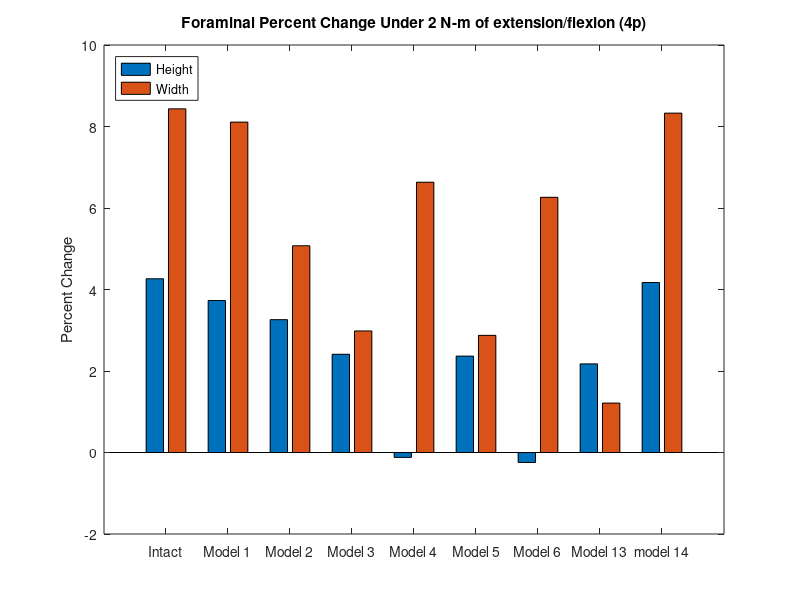
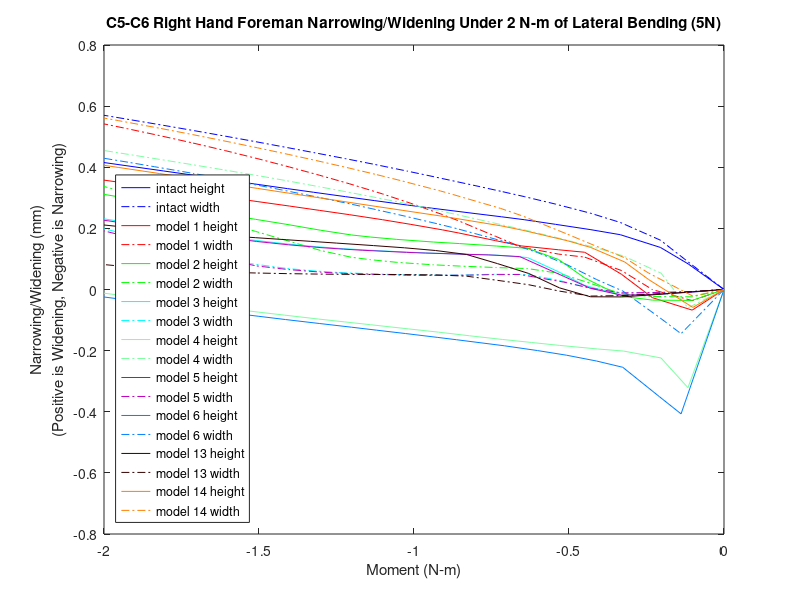

These figures' MATLAB source, in order:
%% foreman height and witdth narrowing/widening 
% for all models for the c5-c6 right hand side foreman under lateral bending (5n)
% 40182, 62515, 45870, 65935
k=21;

mag15y=[0 0 0 0 0 0 0 0 0 0 0 0 0 0 0 0 0 0 0 0 0];
mag15x=[0 0 0 0 0 0 0 0 0 0 0 0 0 0 0 0 0 0 0 0 0];
width15=[0 0 0 0 0 0 0 0 0 0 0 0 0 0 0 0 0 0 0 0 0];
height15=[0 0 0 0 0 0 0 0 0 0 0 0 0 0 0 0 0 0 0 0 0];

mag14y=[0 0 0 0 0 0 0 0 0 0 0 0 0 0 0 0 0 0 0 0 0];
mag14x=[0 0 0 0 0 0 0 0 0 0 0 0 0 0 0 0 0 0 0 0 0];
width14=[0 0 0 0 0 0 0 0 0 0 0 0 0 0 0 0 0 0 0 0 0];
height14=[0 0 0 0 0 0 0 0 0 0 0 0 0 0 0 0 0 0 0 0 0];

mag13y=[0 0 0 0 0 0 0 0 0 0 0 0 0 0 0 0 0 0 0 0 0];
mag13x=[0 0 0 0 0 0 0 0 0 0 0 0 0 0 0 0 0 0 0 0 0];
width13=[0 0 0 0 0 0 0 0 0 0 0 0 0 0 0 0 0 0 0 0 0];
height13=[0 0 0 0 0 0 0 0 0 0 0 0 0 0 0 0 0 0 0 0 0];

mag6y=[0 0 0 0 0 0 0 0 0 0 0 0 0 0 0 0 0 0 0 0 0];
mag6x=[0 0 0 0 0 0 0 0 0 0 0 0 0 0 0 0 0 0 0 0 0];
width6=[0 0 0 0 0 0 0 0 0 0 0 0 0 0 0 0 0 0 0 0 0];
height6=[0 0 0 0 0 0 0 0 0 0 0 0 0 0 0 0 0 0 0 0 0];

mag5y=[0 0 0 0 0 0 0 0 0 0 0 0 0 0 0 0 0 0 0 0 0];
mag5x=[0 0 0 0 0 0 0 0 0 0 0 0 0 0 0 0 0 0 0 0 0];
width5=[0 0 0 0 0 0 0 0 0 0 0 0 0 0 0 0 0 0 0 0 0];
height5=[0 0 0 0 0 0 0 0 0 0 0 0 0 0 0 0 0 0 0 0 0];

mag4y=[0 0 0 0 0 0 0 0 0 0 0 0 0 0 0 0 0 0 0 0 0];
mag4x=[0 0 0 0 0 0 0 0 0 0 0 0 0 0 0 0 0 0 0 0 0];
width4=[0 0 0 0 0 0 0 0 0 0 0 0 0 0 0 0 0 0 0 0 0];
height4=[0 0 0 0 0 0 0 0 0 0 0 0 0 0 0 0 0 0 0 0 0];

mag3y=[0 0 0 0 0 0 0 0 0 0 0 0 0 0 0 0 0 0 0 0 0];
mag3x=[0 0 0 0 0 0 0 0 0 0 0 0 0 0 0 0 0 0 0 0 0];
width3=[0 0 0 0 0 0 0 0 0 0 0 0 0 0 0 0 0 0 0 0 0];
height3=[0 0 0 0 0 0 0 0 0 0 0 0 0 0 0 0 0 0 0 0 0];


mag2y=[0 0 0 0 0 0 0 0 0 0 0 0 0 0 0 0 0 0 0 0 0];
mag2x=[0 0 0 0 0 0 0 0 0 0 0 0 0 0 0 0 0 0 0 0 0];
width2=[0 0 0 0 0 0 0 0 0 0 0 0 0 0 0 0 0 0 0 0 0];
height2=[0 0 0 0 0 0 0 0 0 0 0 0 0 0 0 0 0 0 0 0 0];

mag1y=[0 0 0 0 0 0 0 0 0 0 0 0 0 0 0 0 0 0 0 0 0];
mag1x=[0 0 0 0 0 0 0 0 0 0 0 0 0 0 0 0 0 0 0 0 0];
width1=[0 0 0 0 0 0 0 0 0 0 0 0 0 0 0 0 0 0 0 0 0];
height1=[0 0 0 0 0 0 0 0 0 0 0 0 0 0 0 0 0 0 0 0 0];

%% model15_intact_TLC_4p
t15=[2 2.0575 2.1025 2.16719 2.21465 2.2716 2.32233 2.35879 2.40155 2.47973 2.51017 2.56326 2.61022 2.66193 2.70424 2.75779 2.80445 2.8546 2.90442 2.95797 3 ];

% 40182U
aa1=-13.5191+[0.0410311 0.103442 0.128046 0.132504 0.135552 0.149147 0.162742 0.172195 0.181531 0.195734 0.200997 0.209348 0.21609 0.222754 0.228062 0.235643 0.242992 0.25069 0.258003 0.26557 0.271293];
aa2=447.04+[0.066796 -0.353788 -0.715095 -1.132 -1.3629 -1.6092 -1.8181 -1.96426 -2.13356 -2.43677 -2.55253 -2.75037 -2.92021 -3.10293 -3.24917 -3.43023 -3.58506 -3.74774 -3.90615 -4.07275 -4.201 ];
aa3=-720.839+[-0.475935 -0.397661 -0.366578 -0.371601 -0.388191 -0.405457 -0.421653 -0.43529 -0.453238 -0.487509 -0.500954 -0.524389 -0.545123 -0.568208 -0.587142 -0.611008 -0.631743 -0.65418 -0.676764 -0.701128 -0.720201];

% 62515L
ab1=-13.5397+[0.000417619 0.0288297 0.0426488 0.0450975 0.0456613 0.0516774 0.0577948 0.0621959 0.0660901 0.0711721 0.0730455 0.0757582 0.0777292 0.0796004 0.0810064 0.0831867 0.085519 0.0879724 0.0903246 0.0926317 0.0943311 ];
ab2=448.593+[-0.00992337 -0.174437 -0.311945 -0.495064 -0.59982 -0.713044 -0.809689 -0.877518 -0.956078 -1.09702 -1.15093 -1.24301 -1.32206 -1.40723 -1.47536 -1.55973 -1.6323 -1.7087 -1.78312 -1.86151 -1.92186 ];
ab3=-730.72+[-0.225741 -0.189195 -0.170502 -0.168104 -0.172133 -0.174524 -0.177193 -0.179408 -0.18299 -0.190153 -0.192988 -0.198296 -0.203083 -0.208564 -0.213097 -0.218866 -0.2239 -0.22945 -0.234976 -0.240909 -0.245546 ];

% 45870
ac1=-9.75965+[0.0324269 0.0869497 0.108666 0.109726 0.110192 0.120169 0.130628 0.137965 0.144979 0.155623 0.15961 0.165612 0.170309 0.174728 0.178239 0.183538 0.188905 0.194569 0.199945 0.20555 0.209804 ];
ac2=445.175+[0.0393531 -0.311935 -0.614641 -0.968856 -1.1668 -1.37565 -1.55171 -1.67453 -1.8164 -2.06893 -2.16497 -2.32883 -2.46916 -2.61995 -2.74044 -2.88921 -3.01618 -3.14934 -3.27874 -3.41455 -3.51895];
ac3=-723.489+[-0.468554 -0.449119 -0.460132 -0.508654 -0.548397 -0.592191 -0.63099 -0.660202 -0.695893 -0.761073 -0.786085 -0.829225 -0.866676 -0.907446 -0.940313 -0.98128 -1.01644 -1.05372 -1.09047 -1.1294 -1.15944 ];

% 65935R
ad1=-14.8651+[0.0345664 0.0730234 0.0900496 0.0917563 0.0922849 0.101064 0.109923 0.116239 0.122048 0.130031 0.132954 0.137372 0.14077 0.144083 0.14661 0.150407 0.15425 0.158247 0.162032 0.165775 0.168518 ];
ad2=449.401+[0.00216238 -0.215672 -0.399697 -0.645948 -0.786688 -0.938649 -1.06887 -1.16031 -1.26643 -1.45689 -1.52972 -1.65433 -1.76153 -1.87706 -1.96951 -2.08403 -2.1825 -2.2862 -2.38722 -2.49362 -2.57553];
ad3=-725.184+[-0.219724 -0.173067 -0.147307 -0.137183 -0.137067 -0.134607 -0.133215 -0.132697 -0.133292 -0.135556 -0.136652 -0.139141 -0.141655 -0.144866 -0.147706 -0.151476 -0.154894 -0.158882 -0.163031 -0.167667 -0.171413];

ya1=aa1-ab1;
ya2=aa2-ab2;
ya3=aa3-ab3;
xa1=ad1-ac1;
xa2=ad2-ac2;
xa3=ad3-ac3;
x15=[xa1',xa2',xa3'];
y15=[ya1',ya2',ya3'];

for n=1:k
    mag15x(n)=sqrt(x15(n,1)^2+x15(n,2)^2+x15(n,3)^2);
end
for n=1:k
    mag15y(n)=sqrt(y15(n,1)^2+y15(n,2)^2+y15(n,3)^2);
end
for n=1:k
    width15(n)=mag15x(1,1)-mag15x(1,n);
end
for n=1:k
    height15(n)=mag15y(1,1)-mag15y(1,n);
end

%% model1_slideslide_tether/S2_4p
t1=[2 2.05126 2.11533 2.16533 2.2247 2.26689 2.32627 2.36846 2.42783 2.4542 2.50615 2.55076 2.60453 2.65273 2.70062 2.75176 2.80444 2.85837 2.91342 2.96196 3];
% 40182U
ae1=-13.5191+[-0.256354 -0.239411 -0.206278 -0.172415 -0.12579 -0.083513 -0.0308849 -0.00427845 0.0289597 0.0425099 0.0667343 0.0860921 0.108798 0.126735 0.142498 0.157219 0.170172 0.182072 0.193211 0.202641 0.209668];
ae2=447.04+[0.598699 0.426355 0.387711 0.241018 0.0114823 -0.233587 -0.625596 -0.892169 -1.24172 -1.38866 -1.66648 -1.89216 -2.15484 -2.38292 -2.60254 -2.82902 -3.05457 -3.27692 -3.49411 -3.6792 -3.81967 ];
ae3=-720.839+[-0.786172 -0.945656 -0.915588 -0.846964 -0.765284 -0.731267 -0.694596 -0.688336 -0.695448 -0.702012 -0.719361 -0.736779 -0.759458 -0.781741 -0.804856 -0.831487 -0.86048 -0.890845 -0.921721 -0.948685 -0.969516];
% 62515L
af1=-13.5397+[-0.143816 -0.147571 -0.130356 -0.115994 -0.0964654 -0.0710675 -0.0455335 -0.0345393 -0.0208981 -0.0154093 -0.00493098 0.00379596 0.0145412 0.0229661 0.0301012 0.0366768 0.0420295 0.0467537 0.051173 0.0549478 0.0577216];
af2=448.593+[0.352057 0.24398 0.276096 0.263817 0.176067 0.038851 -0.184827 -0.312771 -0.474629 -0.542894 -0.672369 -0.777409 -0.901181 -1.00975 -1.11439 -1.22226 -1.3301 -1.4366 -1.54093 -1.63012 -1.6981 ];
af3=-730.72+[-0.413777 -0.496221 -0.496778 -0.484505 -0.451588 -0.405816 -0.348154 -0.32959 -0.318413 -0.315921 -0.313359 -0.312902 -0.312466 -0.312943 -0.314116 -0.316701 -0.320995 -0.325988 -0.331461 -0.336389 -0.340285];
% 45870
ag1=-9.75965+[-0.240195 -0.230542 -0.200404 -0.170491 -0.130409 -0.0918666 -0.0425626 -0.0183674 0.0102586 0.0217032 0.0417192 0.0572858 0.0756614 0.0901233 0.102554 0.113931 0.12359 0.132319 0.140456 0.147477 0.152786];
ag2=445.175+[0.513202 0.376698 0.36564 0.263555 0.0887322 -0.119583 -0.453406 -0.679446 -0.976114 -1.1007 -1.33626 -1.52746 -1.74958 -1.94193 -2.12676 -2.31679 -2.50554 -2.691 -2.87159 -3.02504 -3.14118];
ag3=-723.489+[-0.700086 -0.897319 -0.891991 -0.860318 -0.824727 -0.819795 -0.824012 -0.845289 -0.889007 -0.910814 -0.956611 -0.99704 -1.04587 -1.09011 -1.13398 -1.18158 -1.23106 -1.28121 -1.331 -1.37365 -1.40611];
% 65935R
ah1=-14.8651+[-0.164024 -0.156795 -0.131656 -0.11096 -0.0829937 -0.0499513 -0.0183188 -0.00426146 0.0142204 0.0216135 0.0360805 0.0482926 0.0631939 0.0750542 0.085308 0.0947684 0.102724 0.109982 0.116764 0.122454 0.126613 ];
ah2=449.401+[0.449237 0.292584 0.331365 0.312279 0.193565 0.0090546 -0.289596 -0.459738 -0.674932 -0.766065 -0.93892 -1.07924 -1.24453 -1.38953 -1.52948 -1.67382 -1.81831 -1.96133 -2.10151 -2.2213 -2.31258];
ah3=-725.184+[-0.434067 -0.506205 -0.505801 -0.490841 -0.451061 -0.396505 -0.327207 -0.302692 -0.284276 -0.278882 -0.270994 -0.266404 -0.261382 -0.258144 -0.255997 -0.255462 -0.256931 -0.259363 -0.262584 -0.265794 -0.268511 ];

xb1=ah1-ag1;
xb2=ah2-ag2;
xb3=ah3-ag3;
yb1=ae1-af1;
yb2=ae2-af2;
yb3=ae3-af3;
y1=[yb1',yb2',yb3'];
x1=[xb1',xb2',xb3'];

for n=1:k
    mag1x(n)=sqrt(x1(n,1)^2+x1(n,2)^2+x1(n,3)^2);
end
for n=1:k
    mag1y(n)=sqrt(y1(n,1)^2+y1(n,2)^2+y1(n,3)^2);
end
for n=1:k
    height1(n)=mag1y(1,1)-mag1y(1,n);
end
for n=1:k
    width1(n)=mag1x(1,1)-mag1x(1,n);
end
%% model2_SlideSlide_NoTether/S2_4p
t2=[2 2.05126 2.11533 2.16533 2.2247 2.26689 2.31689 2.36689 2.42627 2.46846 2.52783 2.57002 2.60127 2.65098 2.70667 2.75577 2.81523 2.85038 2.90628 2.96349 3];
% 40182U
ai1=-13.5191+[-0.218725 -0.221254 -0.222604 -0.224213 -0.216864 -0.210677 -0.194192 -0.173027 -0.147645 -0.127716 -0.0996831 -0.0812957 -0.06781 -0.0456062 -0.0198396 0.00312997 0.0305659 0.0462067 0.0696609 0.0913814 0.104043];
ai2= 447.04+[0.645159 0.608444 0.650959 0.713663 0.729799 0.719275 0.658774 0.541162 0.365468 0.214076 -0.0199752 -0.20732 -0.350362 -0.579929 -0.828272 -1.04717 -1.31408 -1.47263 -1.72541 -1.98377 -2.14879];
ai3=-720.839+[-0.863984 -0.950442 -0.978805 -0.988901 -0.955203 -0.912066 -0.876148 -0.854373 -0.826094 -0.802783 -0.768548 -0.746372 -0.731343 -0.716043 -0.712804 -0.715844 -0.723568 -0.72964 -0.742041 -0.75795 -0.769774 ];
% 62515L
aj1=-13.5397+[-0.131943 -0.137426 -0.137372 -0.13624 -0.132126 -0.132149 -0.125204 -0.114608 -0.102415 -0.092828 -0.0816711 -0.0748979 -0.0690228 -0.0580304 -0.046117 -0.0355964 -0.0230718 -0.0160325 -0.0055438 0.00391761 0.00928369];
aj2=448.593+[0.342167 0.317668 0.367649 0.436111 0.515436 0.551067 0.543858 0.484092 0.390922 0.30919 0.180583 0.0772282 0.00033165 -0.113243 -0.22617 -0.325606 -0.446764 -0.519151 -0.635529 -0.755925 -0.833969];
aj3=-730.72+[-0.44604 -0.494961 -0.523259 -0.545092 -0.563333 -0.574555 -0.567861 -0.544841 -0.511427 -0.481535 -0.437357 -0.407165 -0.386199 -0.362799 -0.349862 -0.341512 -0.33331 -0.329155 -0.323854 -0.319874 -0.318343];
% 45870
ak1=-9.75965+[-0.206648 -0.211863 -0.213984 -0.215492 -0.209093 -0.205598 -0.190274 -0.169882 -0.14609 -0.127383 -0.100908 -0.0833631 -0.0708702 -0.0513159 -0.0293792 -0.009951 0.0131782 0.0262984 0.0457921 0.0633898 0.073463];
ak2=445.175+[0.556323 0.533101 0.584598 0.654208 0.697962 0.712144 0.68112 0.590725 0.450209 0.327089 0.135648 -0.0190972 -0.13816 -0.331072 -0.539691 -0.723681 -0.948106 -1.08147 -1.29425 -1.51187 -1.65099];
ak3=-723.489+[-0.781326 -0.882136 -0.918683 -0.93401 -0.921846 -0.90032 -0.886723 -0.884764 -0.882272 -0.879099 -0.873996 -0.872995 -0.873707 -0.883426 -0.907789 -0.934635 -0.970485 -0.992767 -1.03023 -1.07099 -1.09818];
% 65935R
al1=-14.8651+[-0.143446 -0.146487 -0.145323 -0.144083 -0.13832 -0.1381 -0.127842 -0.113044 -0.0972083 -0.0852021 -0.0712575 -0.0631437 -0.0553099 -0.0401405 -0.0236479 -0.00912829 0.00815321 0.0179124 0.0325732 0.0459273 0.0535376];
al2=449.401+[0.432765 0.39151 0.450862 0.53552 0.632875 0.675002 0.660717 0.577364 0.447202 0.332744 0.153426 0.0111687 -0.0934113 -0.245725 -0.397775 -0.532075 -0.695509 -0.792995 -0.949428 -1.11092 -1.21526];
al3=-725.184+[-0.463213 -0.508891 -0.53839 -0.562783 -0.583523 -0.595724 -0.586913 -0.558842 -0.518497 -0.482904 -0.430529 -0.394572 -0.36945 -0.340166 -0.321505 -0.308314 -0.29457 -0.287307 -0.277327 -0.268943 -0.26481 ];

xc1=al1-ak1;
xc2=al2-ak2;
xc3=al3-ak3;
yd1=ai1-aj1;
yd2=ai2-aj2;
yd3=ai3-aj3;
y2=[yd1',yd2',yd3'];
x2=[xc1',xc2',xc3'];

for n=1:k
    mag2x(n)=sqrt(x2(n,1)^2+x2(n,2)^2+x2(n,3)^2);
end
for n=1:k
    mag2y(n)=sqrt(y2(n,1)^2+y2(n,2)^2+y2(n,3)^2);
end
for n=1:k
    height2(n)=mag2y(1,1)-mag2y(1,n);
end
for n=1:k
    width2(n)=mag2x(1,1)-mag2x(1,n);
end

%% model3_APSlide_Tether/S2_4p
t3=[2 2.05126 2.11533 2.16533 2.2247 2.26689 2.31689 2.36689 2.42627 2.45263 2.51196 2.57134 2.62143 2.65745 2.70443 2.7639 2.80111 2.85094 2.90531 2.96081 3];
% 40182U
am1=-13.5191+[-0.110556 -0.108662 -0.111165 -0.117466 -0.11838 -0.115254 -0.107594 -0.09544 -0.0794291 -0.0723314 -0.055643 -0.0391779 -0.0262474 -0.0178611 -0.0068482 0.00924188 0.0203663 0.0357993 0.052991 0.0703882 0.0824023];
am2=447.04+[0.266464 0.273517 0.361022 0.464253 0.552408 0.591561 0.614775 0.583082 0.506265 0.459911 0.329559 0.175013 0.0254807 -0.0903789 -0.251391 -0.466874 -0.603588 -0.787217 -0.990552 -1.20246 -1.3545];
am3=-720.839+[-0.802588 -0.81909 -0.850022 -0.876062 -0.872238 -0.84852 -0.818652 -0.808421 -0.795942 -0.788813 -0.769571 -0.747981 -0.728461 -0.713738 -0.696702 -0.682729 -0.68008 -0.680698 -0.684587 -0.691215 -0.697081 ];
% 62515L
an1=-13.5397+[-0.0925811 -0.0919221 -0.0908825 -0.0914353 -0.0895261 -0.0892198 -0.0867217 -0.0801018 -0.0710529 -0.0670582 -0.059365 -0.0537515 -0.0497709 -0.0474443 -0.0429426 -0.0343543 -0.0288315 -0.0214166 -0.0132684 -0.00510437 0.000478931];
an2=448.593+[0.118554 0.122796 0.192094 0.273816 0.380345 0.444266 0.498149 0.493613 0.458139 0.435767 0.369826 0.288804 0.209863 0.150468 0.0693453 -0.0361656 -0.0978998 -0.179085 -0.268081 -0.361243 -0.428764];
an3=-730.72+[-0.401242 -0.409732 -0.434711 -0.461198 -0.488143 -0.505623 -0.518304 -0.512135 -0.496279 -0.487392 -0.462433 -0.434542 -0.408611 -0.389012 -0.36573 -0.343302 -0.335285 -0.327368 -0.32075 -0.315112 -0.311582];
% 45870
ao1=-9.75965+[-0.113025 -0.111832 -0.113857 -0.119276 -0.120165 -0.118192 -0.111432 -0.0991998 -0.0831865 -0.0764294 -0.0605176 -0.0446284 -0.0319774 -0.0238468 -0.0138742 -0.000170769 0.00917064 0.0220106 0.0362044 0.0504081 0.0600999 ];
ao2=445.175+[0.238072 0.248526 0.336256 0.438099 0.539652 0.59617 0.643086 0.630534 0.578452 0.544029 0.44384 0.322621 0.20367 0.110802 -0.0204237 -0.199094 -0.313039 -0.465963 -0.635335 -0.8122 -0.939379];
ao3=-723.489+[-0.785743 -0.805814 -0.836501 -0.86055 -0.866261 -0.856435 -0.844221 -0.846995 -0.851183 -0.852437 -0.853911 -0.854259 -0.854032 -0.853565 -0.855577 -0.86601 -0.878514 -0.899401 -0.925321 -0.95422 -0.975596  ];
% 65935R
ap1=-14.8651+[-0.0767026 -0.0750291 -0.0744099 -0.0763 -0.0741071 -0.0738503 -0.0703343 -0.0618579 -0.0506674 -0.0461291 -0.0376242 -0.0316007 -0.0275314 -0.025041 -0.0190384 -0.00760545 -0.000100889 0.00998115 0.0209896 0.0320712 0.0396821];
ap2=449.401+[0.144168 0.14762 0.232975 0.334726 0.467316 0.545938 0.610799 0.598605 0.544008 0.510407 0.412975 0.295554 0.182109 0.0965307 -0.0175638 -0.162895 -0.247111 -0.358407 -0.480672 -0.60847 -0.700826 ];
ap3=-725.184+[-0.401691 -0.409812 -0.437294 -0.467174 -0.498127 -0.517971 -0.53214 -0.524116 -0.504481 -0.493603 -0.463384 -0.429784 -0.398755 -0.375432 -0.347343 -0.319153 -0.30794 -0.295889 -0.284921 -0.274989 -0.268531 ];

xe1=ap1-ao1;
xe2=ap2-ao2;
xe3=ap3-ao3;
yf1=am1-an1;
yf2=am2-an2;
yf3=am3-an3;
y3=[yf1',yf2',yf3'];
x3=[xe1',xe2',xe3'];

for n=1:k
    mag3x(n)=sqrt(x3(n,1)^2+x3(n,2)^2+x3(n,3)^2);
end
for n=1:k
    mag3y(n)=sqrt(y3(n,1)^2+y3(n,2)^2+y3(n,3)^2);
end
for n=1:k
    height3(n)=mag3y(1,1)-mag3y(1,n);
end
for n=1:k
    width3(n)=mag3x(1,1)-mag3x(1,n);
end


%% model4_APSlide_NoTether/S2_4p
t4=[2 2.05816 2.10161 2.16188 2.20417 2.26497 2.3108 2.35767 2.41039 2.46048 2.50857 2.57039 2.61266 2.65395 2.70851 2.75122 2.8056 2.85917 2.91124 2.95071 3];
% 40182U
aq1=-13.5191+[-0.188182 -0.0130894 0.0491503 0.0723014 0.0806355 0.0908956 0.0995819 0.110332 0.127716 0.144219 0.158178 0.172457 0.181398 0.18984 0.200237 0.207974 0.21694 0.225337 0.234128 0.240507 0.248137];
aq2=447.04+[0.406264 -0.386631 -0.897556 -1.31042 -1.5159 -1.77891 -1.96694 -2.15622 -2.36595 -2.56321 -2.74872 -2.97852 -3.13259 -3.28143 -3.47082 -3.61453 -3.79262 -3.9635 -4.12488 -4.24438 -4.39011];
aq3=-720.839+[0.0767894 -0.686805 -0.612562 -0.63484 -0.659895 -0.693591 -0.717145 -0.740268 -0.763926 -0.786573 -0.809933 -0.840716 -0.862782 -0.885052 -0.913753 -0.936009 -0.964111 -0.991373 -1.01697 -1.03595 -1.05898];
% 62515L
ar1=-13.5397+[-0.103791 -0.0425424 -0.0123615 0.00140143 0.00601515 0.0105788 0.0141415 0.0185372 0.0259635 0.0332555 0.0392607 0.044974 0.0485114 0.0519174 0.0557336 0.0586065 0.0619956 0.0651218 0.0685619 0.0710483 0.0739574];
ar2=448.593+[0.221109 -0.147457 -0.344145 -0.533331 -0.626799 -0.747051 -0.833909 -0.92279 -1.02188 -1.11539 -1.20347 -1.3129 -1.38653 -1.45792 -1.54782 -1.61635 -1.70157 -1.78345 -1.86095 -1.91834 -1.98818 ];
ar3=-730.72+[0.0456747 -0.323474 -0.283983 -0.277299 -0.281399 -0.289208 -0.294597 -0.298843 -0.301507 -0.303981 -0.306705 -0.311327 -0.315139 -0.319279 -0.324852 -0.329291 -0.335043 -0.340707 -0.345856 -0.349692 -0.354287 ];
% 45870
as1=-9.75965+[-0.165879 -0.0259555 0.0287826 0.0482408 0.0545468 0.0612774 0.0671987 0.0750792 0.0888419 0.101918 0.113122 0.124722 0.131956 0.138804 0.147016 0.153159 0.160149 0.166705 0.173738 0.178854 0.184989];
as2=445.175+[0.324619 -0.31246 -0.741084 -1.09567 -1.27101 -1.49353 -1.65163 -1.81019 -1.98488 -2.14893 -2.30256 -2.49145 -2.61774 -2.73951 -2.89391 -3.01081 -3.15558 -3.29431 -3.42505 -3.52176 -3.63955 ];
as3=-723.489+[0.170439 -0.755474 -0.743616 -0.805722 -0.850916 -0.911971 -0.955424 -0.998566 -1.04494 -1.08858 -1.13093 -1.18435 -1.22125 -1.25756 -1.30412 -1.33962 -1.38379 -1.42606 -1.4656 -1.49467 -1.52975 ];
% 65935R
at1=-14.8651+[-0.120598 -0.00499256 0.0337387 0.0498528 0.0553795 0.0607404 0.0650274 0.0707736 0.0810923 0.0911146 0.0995499 0.107871 0.113055 0.117978 0.123654 0.127865 0.132823 0.137413 0.142361 0.145919 0.150099 ];
at2=449.401+[0.342825 -0.203939 -0.46412 -0.717824 -0.844028 -1.00706 -1.12483 -1.24508 -1.37866 -1.50452 -1.62322 -1.77087 -1.87025 -1.96663 -2.08854 -2.18145 -2.29697 -2.40789 -2.51283 -2.59052 -2.68506];
at3=-725.184+[0.0227228 -0.306927 -0.257097 -0.242193 -0.242491 -0.245713 -0.24796 -0.249053 -0.248134 -0.247438 -0.247374 -0.248848 -0.250713 -0.253097 -0.256604 -0.259609 -0.263749 -0.26803 -0.271983 -0.27503 -0.278771];

xg1=at1-as1;
xg2=at2-as2;
xg3=at3-as3;
yh1=aq1-ar1;
yh2=aq2-ar2;
yh3=aq3-ar3;
y4=[yh1',yh2',yh3'];
x4=[xg1',xg2',xg3'];

for n=1:k
    mag4x(n)=sqrt(x4(n,1)^2+x4(n,2)^2+x4(n,3)^2);
end
for n=1:k
    mag4y(n)=sqrt(y4(n,1)^2+y4(n,2)^2+y4(n,3)^2);
end
for n=1:k
    height4(n)=mag4y(1,1)-mag4y(1,n);
end
for n=1:k
    width4(n)=mag4x(1,1)-mag4x(1,n);
end

%% model5_LatSlide_Tether/S2_4p
t5=[2 2.05126 2.11533 2.16533 2.21533 2.25908 2.32939 2.37939 2.41064 2.48096 2.51221 2.58252 2.61377 2.65013 2.70227 2.75401 2.82172 2.85179 2.91104 2.95017 3];
% 40182U
au1=-13.5191+[-0.111617 -0.109703 -0.111884 -0.117853 -0.119673 -0.117413 -0.107558 -0.0941697 -0.0854947 -0.0650474 -0.0561111 -0.0376093 -0.0296467 -0.0208541 -0.00887458 0.00443753 0.0239565 0.0329699 0.0510062 0.0628696 0.0776293 ];
au2=447.04+[0.243025 0.249784 0.33166 0.430536 0.507769 0.559019 0.596697 0.559178 0.523069 0.395289 0.327744 0.144503 0.0543027 -0.0570841 -0.2296 -0.412061 -0.656313 -0.76536 -0.983317 -1.13008 -1.32023];
au3=-720.839+[-0.80168 -0.818249 -0.84858 -0.873818 -0.875727 -0.857343 -0.8161 -0.806415 -0.799944 -0.78083 -0.770646 -0.746268 -0.734379 -0.719765 -0.70086 -0.687818 -0.683247 -0.683842 -0.687948 -0.692354 -0.69954];
% 62515L
av1=-13.5397+[-0.093022 -0.0924268 -0.0913537 -0.0918863 -0.0904158 -0.0891302 -0.0865988 -0.0794051 -0.0747375 -0.0634141 -0.0594393 -0.0533368 -0.0508839 -0.0483478 -0.0437166 -0.0365953 -0.0267577 -0.0224195 -0.0138343 -0.00824861 -0.00136015];
av2=448.593+[0.105483 0.109382 0.17645 0.255626 0.342782 0.416291 0.49239 0.48177 0.465412 0.40262 0.368615 0.27246 0.224664 0.16731 0.0804053 -0.00982352 -0.120318 -0.168327 -0.263497 -0.327758 -0.411807 ];
av3=-730.72+[-0.399117 -0.40754 -0.43212 -0.458153 -0.48101 -0.499572 -0.51739 -0.509295 -0.50142 -0.476276 -0.46297 -0.430531 -0.414859 -0.395339 -0.3695 -0.349122 -0.334476 -0.329952 -0.322847 -0.318892 -0.314452 ];
% 45870
aw1=-9.75965+[-0.114035 -0.112829 -0.11457 -0.119718 -0.121289 -0.119483 -0.1113 -0.0978224 -0.0890667 -0.0693842 -0.0608083 -0.0427769 -0.0350089 -0.0265131 -0.0155257 -0.0041717 0.0121623 0.0196305 0.0344711 0.0441344 0.0560147];
aw2=445.175+[0.216545 0.226663 0.309502 0.407424 0.493616 0.561152 0.630362 0.611985 0.58864 0.49344 0.441739 0.298027 0.226451 0.137579 -0.00236783 -0.153217 -0.356556 -0.447293 -0.628712 -0.751076 -0.90999];
aw3=-723.489+[-0.786282 -0.806394 -0.837064 -0.860723 -0.868741 -0.862481 -0.845388 -0.848639 -0.850657 -0.854124 -0.854694 -0.855981 -0.85587 -0.85535 -0.857159 -0.86506 -0.887696 -0.90035 -0.928159 -0.948113 -0.974867];
% 65935R
ax1=-14.8651+[-0.0772236 -0.0756329 -0.074939 -0.0768068 -0.0752834 -0.0736319 -0.0700468 -0.0609023 -0.0551738 -0.0421043 -0.0377395 -0.0314679 -0.0290301 -0.0263372 -0.0204459 -0.0110096 0.00225765 0.00813824 0.0197201 0.0272891 0.0366739];
ax2=449.401+[0.127164 0.130182 0.21261 0.311066 0.419679 0.510707 0.602027 0.581842 0.556143 0.462392 0.411792 0.272332 0.203562 0.120445 -0.00277146 -0.127676 -0.27895 -0.344917 -0.475887 -0.564225 -0.679439 ];
ax3=-725.184+[-0.398993 -0.407038 -0.433992 -0.463283 -0.48946 -0.510713 -0.530656 -0.520379 -0.510647 -0.479985 -0.46394 -0.424814 -0.406055 -0.382835 -0.351755 -0.326352 -0.305946 -0.298979 -0.287201 -0.280246 -0.272099 ];

xi1=ax1-aw1;
xi2=ax2-aw2;
xi3=ax3-aw3;
yj1=au1-av1;
yj2=au2-av2;
yj3=au3-av3;
y5=[yj1',yj2',yj3'];
x5=[xi1',xi2',xi3'];

for n=1:k
    mag5x(n)=sqrt(x5(n,1)^2+x5(n,2)^2+x5(n,3)^2);
end
for n=1:k
    mag5y(n)=sqrt(y5(n,1)^2+y5(n,2)^2+y5(n,3)^2);
end
for n=1:k
    height5(n)=mag5y(1,1)-mag5y(1,n);
end
for n=1:k
    width5(n)=mag5x(1,1)-mag5x(1,n);
end


%% model6_LatSlide_NoTether/S2_4p
t6=[2 2.06926 2.1039 2.16327 2.20546 2.25429 2.30079 2.35429 2.4315 2.46157 2.514 2.56038 2.60079 2.65194 2.70721 2.75135 2.80366 2.85454 2.91895 2.95814 3];
% 40182U
ay1=-13.5191+[-0.188188 -0.165123 -0.114962 -0.0269859 0.0178655 0.056151 0.0777312 0.0939077 0.112172 0.120724 0.136998 0.150242 0.16025 0.171635 0.182987 0.191387 0.20088 0.209347 0.220025 0.226657 0.233413];
ay2=447.04+[0.40647 0.0833898 -0.0869705 -0.551316 -0.891722 -1.24121 -1.51907 -1.79396 -2.14578 -2.27585 -2.49624 -2.68471 -2.84402 -3.04016 -3.24748 -3.40768 -3.59152 -3.76382 -3.97521 -4.10033 -4.22979 ];
ay3=-720.839+[0.0762568 -0.844194 -0.781217 -0.669397 -0.651914 -0.660186 -0.681309 -0.708303 -0.747521 -0.761964 -0.786492 -0.808883 -0.829073 -0.85578 -0.885741 -0.909417 -0.937288 -0.963949 -0.996799 -1.01629 -1.03646];
% 62515L
az1=-13.5397+[-0.103792 -0.115235 -0.0907475 -0.0469348 -0.0241508 -0.00514165 0.0049664 0.0118574 0.019385 0.0230196 0.0303131 0.0360103 0.0400237 0.0445181 0.0489158 0.0519609 0.0554438 0.0585574 0.0626277 0.0652172 0.0678696];
az2=448.593+[0.221206 0.0909726 0.0447668 -0.150892 -0.325619 -0.490512 -0.619185 -0.746834 -0.911271 -0.972689 -1.07749 -1.16726 -1.24309 -1.33662 -1.43595 -1.51236 -1.60022 -1.68289 -1.78457 -1.84477 -1.9071 ];
az3=-730.72+[0.045403 -0.434506 -0.406968 -0.342137 -0.310108 -0.295081 -0.294313 -0.298178 -0.304489 -0.306166 -0.30821 -0.310258 -0.31288 -0.316967 -0.322374 -0.326862 -0.332284 -0.337593 -0.344084 -0.347902 -0.351899 ];
% 45870
ba1=-9.75965+[-0.165895 -0.164 -0.11872 -0.0414109 -0.00131214 0.0326797 0.050522 0.0626769 0.0759036 0.0825248 0.0956819 0.106469 0.114559 0.123704 0.132705 0.139198 0.146593 0.153142 0.161461 0.166713 0.172063];
ba2=445.175+[0.324793 0.0895624 -0.0424495 -0.424859 -0.717678 -1.01807 -1.2558 -1.4897 -1.78657 -1.89543 -2.07894 -2.23524 -2.36701 -2.52871 -2.69921 -2.8306 -2.98103 -3.12172 -3.29404 -3.39587 -3.50104 ];
ba3=-723.489+[0.169916 -0.847354 -0.817771 -0.774085 -0.79242 -0.835563 -0.884553 -0.939427 -1.01428 -1.04208 -1.08901 -1.13012 -1.16574 -1.21108 -1.26034 -1.29882 -1.34329 -1.38518 -1.4363 -1.46638 -1.49734];
% 65935R
bb1=-14.8651+[-0.120595 -0.106519 -0.0723639 -0.0141101 0.0146266 0.0389371 0.0519862 0.0607596 0.0709643 0.076183 0.0864299 0.0945779 0.10042 0.107008 0.11347 0.118088 0.123304 0.127947 0.133962 0.13774 0.141579];
bb2=449.401+[0.34292 0.0975183 0.0365305 -0.223026 -0.454803 -0.673468 -0.845105 -1.01639 -1.23786 -1.32051 -1.46133 -1.5821 -1.68419 -1.81019 -1.94409 -2.04735 -2.16616 -2.278 -2.41543 -2.49677 -2.58101 ];
bb3=-725.184+[0.0224521 -0.433746 -0.401667 -0.32442 -0.283629 -0.261024 -0.254903 -0.253928 -0.254381 -0.253891 -0.252384 -0.251586 -0.251989 -0.25354 -0.256494 -0.259232 -0.262816 -0.266572 -0.271351 -0.274256 -0.2774];

xk1=bb1-ba1;
xk2=bb2-ba2;
xk3=bb3-ba3;
yl1=ay1-az1;
yl2=ay2-az2;
yl3=ay3-az3;
y6=[yl1',yl2',yl3'];
x6=[xk1',xk2',xk3'];

for n=1:k
    mag6x(n)=sqrt(x6(n,1)^2+x6(n,2)^2+x6(n,3)^2);
end
for n=1:k
    mag6y(n)=sqrt(y6(n,1)^2+y6(n,2)^2+y6(n,3)^2);
end
for n=1:k
    height6(n)=mag6y(1,1)-mag6y(1,n);
end
for n=1:k
    width6(n)=mag6x(1,1)-mag6x(1,n);
end


%% model13_Fixed_Tether_S2_4p
t13=[2 2.05126 2.11533 2.16533 2.21533 2.26533 2.31533 2.36533 2.41533 2.46533 2.51533 2.56533 2.62471 2.66689 2.70517 2.75527 2.80337 2.85848 2.91062 2.96632 3];
% 40182U
bc1=-13.5191+[-0.0411102 -0.0390694 -0.0411979 -0.0474489 -0.0553353 -0.0624179 -0.0684937 -0.0674649 -0.0639692 -0.0597975 -0.0544517 -0.0484104 -0.0407717 -0.0351313 -0.0299147 -0.0230135 -0.0164974 -0.00792338 0.00147678 0.0128618 0.0203627];
bc2=447.04+[0.270434 0.275289 0.338747 0.419498 0.514097 0.585408 0.646762 0.690512 0.714411 0.706771 0.675767 0.625953 0.551421 0.48487 0.419171 0.321624 0.216667 0.0882099 -0.0430362 -0.192404 -0.286832];
bc3=-720.839+[-0.541578 -0.553365 -0.578917 -0.60401 -0.62503 -0.621265 -0.600892 -0.584306 -0.566483 -0.556529 -0.546853 -0.536023 -0.520655 -0.507749 -0.495461 -0.478646 -0.460839 -0.440787 -0.42395 -0.408317 -0.399842];
% 62515L
bd1=-13.5397+[-0.0347915 -0.0340591 -0.0350132 -0.0383502 -0.0431807 -0.0494824 -0.057309 -0.0570058 -0.0548407 -0.0527558 -0.0500948 -0.04862 -0.0479188 -0.0478377 -0.0476414 -0.047274 -0.0467106 -0.0440739 -0.040327 -0.034847 -0.0310585];
bd2=448.593+[0.0984263 0.0979359 0.139832 0.196284 0.266325 0.343244 0.417799 0.480145 0.528419 0.542817 0.537692 0.517657 0.483443 0.451292 0.419202 0.370507 0.319114 0.257819 0.194969 0.123669 0.0785349 ];
bd3=-730.72+[-0.26728 -0.272479 -0.290803 -0.312446 -0.337258 -0.362188 -0.387804 -0.400974 -0.410046 -0.410001 -0.405491 -0.397613 -0.384404 -0.37208 -0.359644 -0.34174 -0.321504 -0.298397 -0.278117 -0.258705 -0.247792 ];
% 45870
be1=-9.75965+[-0.0423429 -0.0407557 -0.0427605 -0.0482 -0.0553192 -0.0629204 -0.0705967 -0.0693605 -0.0653877 -0.0614989 -0.0566076 -0.0508545 -0.043457 -0.0379655 -0.0327991 -0.02587 -0.0194975 -0.0117248 -0.0034387 0.00638938 0.0127396];
be2=445.175+[0.211053 0.217207 0.279251 0.357382 0.45026 0.529682 0.604349 0.664752 0.707141 0.713861 0.698111 0.665368 0.612952 0.563798 0.514545 0.439887 0.35825 0.256727 0.151372 0.0299657 -0.0473963];
be3=-723.489+[-0.50029 -0.513807 -0.538401 -0.560637 -0.579505 -0.582415 -0.574113 -0.569126 -0.563667 -0.56427 -0.565909 -0.56727 -0.567268 -0.566201 -0.564825 -0.562826 -0.560076 -0.557943 -0.558444 -0.561621 -0.564692];
% 65935R
bf1=-14.8651+[-0.0161678 -0.0147738 -0.0159486 -0.0204489 -0.0267531 -0.0349672 -0.0449488 -0.0431984 -0.0395966 -0.0373411 -0.0343946 -0.0329245 -0.0322318 -0.0320016 -0.0316255 -0.0311411 -0.0299087 -0.0252316 -0.0195159 -0.0118129 -0.00669487];
bf2=449.401+[0.140068 0.13815 0.18941 0.260052 0.34821 0.444145 0.536503 0.613153 0.671265 0.683263 0.669713 0.63661 0.583038 0.534197 0.485925 0.413732 0.337065 0.247352 0.156856 0.0559238 -0.00750747];
bf3=-725.184+[-0.269432 -0.274252 -0.294056 -0.318179 -0.346204 -0.374638 -0.403688 -0.418838 -0.429164 -0.42855 -0.422422 -0.412226 -0.395683 -0.380527 -0.365388 -0.343691 -0.319388 -0.291554 -0.266829 -0.242794 -0.229121];

xm1=bf1-be1;
xm2=bf2-be2;
xm3=bf3-be3;
yn1=bc1-bd1;
yn2=bc2-bd2;
yn3=bc3-bd3;
y13=[yn1',yn2',yn3'];
x13=[xm1',xm2',xm3'];

for n=1:k
    mag13x(n)=sqrt(x13(n,1)^2+x13(n,2)^2+x13(n,3)^2);
end
for n=1:k
    mag13y(n)=sqrt(y13(n,1)^2+y13(n,2)^2+y13(n,3)^2);
end
for n=1:k
    height13(n)=mag13y(1,1)-mag13y(1,n);
end
for n=1:k
    width13(n)=mag13x(1,1)-mag13x(1,n);
end


%% model14_Fixed_NoTether/S2_4p
t14=[2 2.05026 2.12154 2.16006 2.21479 2.25242 2.32555 2.36019 2.44483 2.45733 2.51914 2.56141 2.60341 2.65657 2.70193 2.75284 2.80008 2.85729 2.91018 2.97712 3 ];
% 40182U
bg1=-13.5191+[-0.219823 -0.156916 -0.0670046 -0.0169325 0.0364011 0.0594841 0.0968198 0.114254 0.151352 0.156334 0.177933 0.190214 0.200725 0.212373 0.221613 0.231122 0.239473 0.249757 0.259127 0.270786 0.274628];
bg2=447.04+[0.581907 0.291006 0.0842189 -0.130458 -0.520429 -0.794992 -1.24377 -1.42672 -1.83258 -1.89017 -2.16407 -2.34437 -2.51902 -2.73317 -2.91094 -3.10475 -3.27905 -3.48371 -3.66712 -3.89145 -3.96578];
bg3=-720.839+[-0.489118 -0.638734 -0.531746 -0.465632 -0.404729 -0.389446 -0.393183 -0.398252 -0.421493 -0.425579 -0.448219 -0.46477 -0.481742 -0.50384 -0.523288 -0.545502 -0.566212 -0.591843 -0.615817 -0.646306 -0.65664];
% 62515L
bh1=-13.5397+[-0.113108 -0.0905032 -0.0486479 -0.0258016 0.00174461 0.0103674 0.0263374 0.0341481 0.051098 0.0533441 0.0625176 0.0676125 0.0717645 0.0760023 0.0792004 0.082377 0.0851072 0.0885684 0.0917672 0.0958795 0.0972812 ];
bh2=448.593+[0.318489 0.142625 0.0967487 0.0172151 -0.174171 -0.312042 -0.523855 -0.609753 -0.801106 -0.828253 -0.956814 -1.04128 -1.12326 -1.22367 -1.30739 -1.39881 -1.48099 -1.57747 -1.66418 -1.77023 -1.80542 ];
bh3=-730.72+[-0.264067 -0.338669 -0.299177 -0.26839 -0.218848 -0.198176 -0.184623 -0.180928 -0.177985 -0.177883 -0.179087 -0.180754 -0.183008 -0.186476 -0.189968 -0.194215 -0.198349 -0.203838 -0.209204 -0.215899 -0.218214];
% 45870
bi1=-9.75965+[-0.200001 -0.15032 -0.0696496 -0.0247412 0.0244395 0.0448732 0.0758097 0.0900673 0.120514 0.12459 0.141885 0.151541 0.159557 0.168146 0.174913 0.181731 0.187712 0.195185 0.202036 0.21068 0.213547];
bi2=445.175+[0.47782 0.228233 0.0762009 -0.0949744 -0.419753 -0.654509 -1.03948 -1.19579 -1.54004 -1.58868 -1.81929 -1.97047 -2.11659 -2.2953 -2.44333 -2.60442 -2.74894 -2.91818 -3.06948 -3.25391 -3.31488];
bi3=-723.489+[-0.383171 -0.583965 -0.530081 -0.501262 -0.48912 -0.502663 -0.553749 -0.578603 -0.645249 -0.655403 -0.706716 -0.741703 -0.776251 -0.819604 -0.85634 -0.897076 -0.934153 -0.978754 -1.01944 -1.06999 -1.08686];
% 65935R
bk1=-14.8651+[-0.133302 -0.092307 -0.0341181 -0.00282863 0.0327336 0.043412 0.0657412 0.0766632 0.100532 0.103703 0.116963 0.124478 0.130771 0.137474 0.142614 0.147792 0.152264 0.157963 0.163164 0.16965 0.171799 ];
bk2=449.401+[0.428714 0.18548 0.124043 0.0188048 -0.235171 -0.418634 -0.698915 -0.812978 -1.06837 -1.10468 -1.27732 -1.39087 -1.50113 -1.63651 -1.74937 -1.8726 -1.98342 -2.11367 -2.23087 -2.3743 -2.42191];
bk3=-725.184+[-0.286424 -0.345893 -0.299977 -0.263268 -0.202867 -0.175679 -0.152389 -0.144826 -0.133663 -0.132461 -0.128674 -0.127306 -0.126802 -0.127105 -0.128153 -0.129932 -0.132015 -0.135232 -0.138727 -0.143372 -0.145071];

xo1=bk1-bi1;
xo2=bk2-bi2;
xo3=bk3-bi3;
yp1=bg1-bh1;
yp2=bg2-bh2;
yp3=bg3-bh3;
x14=[xo1',xo2',xo3'];
y14=[yp1',yp2',yp3'];

for n=1:k
    mag14x(n)=sqrt(x14(n,1)^2+x14(n,2)^2+x14(n,3)^2);
end
for n=1:k
    mag14y(n)=sqrt(y14(n,1)^2+y14(n,2)^2+y14(n,3)^2);
end
for n=1:k
    height14(n)=mag14y(1,1)-mag14y(1,n);
end
for n=1:k
    width14(n)=mag14x(1,1)-mag14x(1,n);
end

%% Percent change
% bar plot
figure(1)
pc15x=(mag15x(21)/mag15x(1)*100)-100;
pc15y=(mag15y(21)/mag15y(1)*100)-100;
pc15=[pc15y,pc15x];

pc1x=(mag1x(21)/mag1x(1)*100)-100;
pc1y=(mag1y(21)/mag1y(1)*100)-100;
pc1=[pc1y,pc1x];

pc2x=(mag2x(21)/mag2x(1)*100)-100;
pc2y=(mag2y(21)/mag2y(1)*100)-100;
pc2=[pc2y,pc2x];

pc3x=(mag3x(21)/mag3x(1)*100)-100;
pc3y=(mag3y(21)/mag3y(1)*100)-100;
pc3=[pc3y,pc3x];

pc4x=(mag4x(21)/mag4x(1)*100)-100;
pc4y=(mag4y(21)/mag4y(1)*100)-100;
pc4=[pc4y,pc4x];

pc5x=(mag5x(21)/mag5x(1)*100)-100;
pc5y=(mag5y(21)/mag5y(1)*100)-100;
pc5=[pc5y,pc5x];

pc6x=(mag6x(21)/mag6x(1)*100)-100;
pc6y=(mag6y(21)/mag6y(1)*100)-100;
pc6=[pc6y,pc6x];

pc13x=(mag13x(21)/mag13x(1)*100)-100;
pc13y=(mag13y(21)/mag13y(1)*100)-100;
pc13=[pc13y,pc13x];


pc14x=(mag14x(21)/mag14x(1)*100)-100;
pc14y=(mag14y(21)/mag14y(1)*100)-100;
pc14=[pc14y,pc14x];

%  These percent change were used to match my data with Dr. Leahy's
%  dissertation. Increment(16) was used due to 1.5 N-m instead of 2.
%  pc15xl=100-mag15x(16)/8.373*100;
%  pc15yl=100-mag15y(16)/9.001*100;
%  pc15l=[pc15yl,pc15xl];
%  second l is an L

PC=[pc15;pc1;pc2;pc3;pc4;pc5;pc6;pc13;pc14];
bar(PC)
xticklabels({'Intact','Model 1','Model 2', 'Model 3','Model 4','Model 5','Model 6','Model 13','model 14'})
ylabel('Percent Change')
legend('Height','Width','location','northwest')
title('Foraminal Percent Change Under 2 N-m of extension/flexion (4p)')

%% figures
figure(2)

plot((t15-2)*(-2),-1*height15,'b')
hold on
plot((t15-2)*(-2),-1*width15,'-.b')
hold on

plot((t1-2)*(-2),-1*height1,'r')
hold on
plot((t1-2)*(-2),-1*width1,'-.r')
hold on

plot((t2-2)*(-2),-1*height2,'g')
hold on
plot((t2-2)*(-2),-1*width2,'-.g')
hold on

plot((t3-2)*(-2),-1*height3,'c')
hold on
plot((t3-2)*(-2),-1*width3,'-.c')
hold on

plot((t4-2)*(-2),-1*height4,'color',[.49 1 .63])
hold on
plot((t4-2)*(-2),-1*width4,'-.','color',[.49 1 .63])
hold on

plot((t5-2)*(-2),-1*height5,'color',[0.75, 0, 0.75])
hold on
plot((t5-2)*(-2),-1*width5,'-.','color',[0.75, 0, 0.75])
hold on

plot((t6-2)*(-2),-1*height6,'color',[0 0.5 1])
hold on
plot((t6-2)*(-2),-1*width6,'-.','color',[0 0.5 1])
hold on

plot((t13-2)*(-2),-1*height13,'color',[0.2 0 0])
hold on
plot((t13-2)*(-2),-1*width13,'-.','color',[0.2 0 0])
hold on

plot((t14-2)*(-2),-1*height14,'color',[1 .5 0])
hold on
plot((t14-2)*(-2),-1*width14,'-.','color',[1 .5 0])
hold on

xlabel('Moment (N-m)')
ylabel({'Narrowing/Widening (mm)';'(Positive is Widening, Negative is Narrowing)'})
title('C5-C6 Right Hand Foreman Narrowing/Widening Under 2 N-m of Lateral Bending (5N)')
legend('intact height','intact width','model 1 height', 'model 1 width','model 2 height','model 2 width','model 3 height', 'model 3 width','model 4 height','model 4 width','model 5 height','model 5 width','model 6 height','model 6 width','model 13 height','model 13 width','model 14 height','model 14 width','location','southwest')
